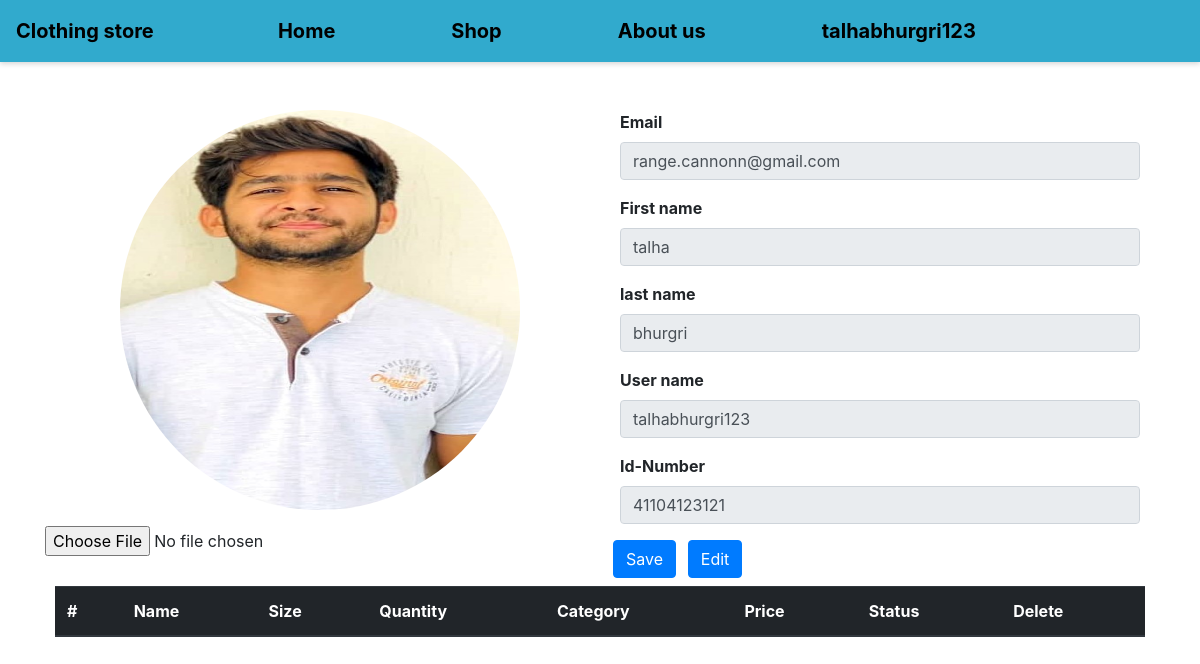
Screenshot of /profile/3 (signed in) with the database file from the repository.
### clothingstore/models.py (models this page shows, shortened)
class Customer(models.Model):
    user = models.OneToOneField(User, on_delete=models.CASCADE)
    address = models.TextField(null=True, blank=True)
    phonenumber = models.CharField(max_length=14)
    first_name = models.CharField(max_length=30, null=False, blank=False, default="None") # noqa
    last_name = models.CharField(max_length=30, null=False,  blank=False, default="None") # noqa
    date_created = models.DateTimeField(auto_now_add=True)
    profilepic = models.ImageField(null=True, blank=True, default="user.png", upload_to="user/images") # noqa
    id_number = models.CharField(max_length=20, blank=False, null=False, default= "None") # noqa

### clothingstore/decorators.py (the view)
        def wrapper(request, *args , **kwargs):
            group = None
            print('Checking Group ---- if it exists')
            print(request.user.groups.exists())
            if request.user.groups.exists():
                group = request.user.groups.all()[0].name
                print(group)
            if group in allowed_roles:
                return view_func(request , *args, **kwargs)
            else:
                print('it is working')
                return  redirect('dashboard')

### clothingstore/forms.py
class CustomerForm(ModelForm):
    class Meta:
        model = Customer
        exclude = ['user','address']
    first_name = forms.CharField(widget=forms.TextInput(attrs={"class":"form-control col-md-6", "placeholder":"First Name", "id":"firstname" ,"name":"firstname"}))
    last_name = forms.EmailField(widget=forms.TextInput(attrs={"class":"form-control col-md-6", "placeholder":"Last Name", "id":"lastname" ,"name":"lastname"}))
    id_number = forms.CharField(widget=forms.PasswordInput(attrs={"class":"form-control col-md-6", "placeholder":"Id Number", "id":"idnumber" ,"name":"idnumber"}))

### clothingstore/views.py (called while the page is built, shortened)
@login_required(login_url='login')
@allowed_users(allowed_roles=['customer'])
def CustomerProfile(request, pk):
    form = CustomerForm()
    user = Customer.objects.get(id=(pk-1))
    orders = Order.objects.all()
    print(user.profilepic.url)
    context = {'form': form, 'user': user, 'orders': orders}
    return render(request, 'clothingstore/customer.html', context)

### clothingstore/templates/clothingstore/customer.html (shortened to what this page needs)
{%extends 'clothingstore/index.html'%}
{%load static %}
{%block head%}
<link rel="stylesheet" href="{%static 'css/home.css'%}">{%endblock%}
{%block content%}
{%include 'clothingstore/navbar.html'%}
<form method='' action="{%url 'customerProfile' request.user.id %}" enctype="multipart/form-data">
  <div class="container">
    <div class="form-row my-5">
      <div class="col-lg-6 col-
      June 13, 2022 - 10:09:33
      Django version 4.0.4, using settings 'ecommerce.settings'
      Starting development server at http://127.0.0.1:8000/
      Quit the server with CONTROL-C.
      Checking Group ---- if it existsmd-6 col-sm-12">
        <div class="form-group col-md-12 d-flex  justify-content-center ">
       {%if user.profilepic.url %}
          <img src={{user.profilepic.url}} width="400px" height="400px" id='preview' name='image' class="rounded-circle" >
        {%endif%}
        </div>
        <input type="file" id="profileimage" name="image" class="text-center" />
      </div>
      <div class="col-lg-6 col-md-6 col-sm-12">
        <div class="form-group col-md-12">
          <label for="email">Email</label>
          <input type="email" class="form-control" id="email" placeholder="Email" value="{{user.user.email}}"
            disabled>
        </div>
        <div class="form-group col-md-12">
          <label for="firstname">First name</label>
          <input type="text" class="form-control" id="firstname" name='firstname' placeholder="first name"
            value="{{user.first_name}}" disabled>
        </div>
        <div class="form-group col-md-12">
          <label for="username">last name</label>
          <input type="text" class="form-control" id="lastname" placeholder="lastname" value="{{user.last_name}}"
            disabled>
        </div>
        <div class="form-group col-md-12">
          <label for="username">User name</label>
          <input type="text" class="form-control" id="username" placeholder="Username"
            value="{{user.user.username}}" disabled>
        </div>
        <div class="form-group col-md-12">
          <label for="idnumber">Id-Number</label>
          <input type="idnumber" class="form-control" id="idnumber" placeholder="idnumber"
            value="{{user.id_number}}" disabled>
        </div>
        <button type="button" class="btn btn-primary mx-2" id="save">Save</button>
        <button type="button" class="btn btn-primary " id="edit">Edit</button>
</form>
<div class="container mt-2">
  <table class="table">
    <thead class="thead-dark">
      <tr>
        <th scope="col">#</th>
        <th scope="col">Name</th>
        <th scope="col">Size</th>
        <th scope="col">Quantity</th>
        <th scope="col">Category</th>
        <th scope="col">Price</th>
        <th scope="col">Status</th>
        <th scope="col">Delete</th>
      </tr>
    </thead>
  </table>
</div>
{%endblock%}

### clothingstore/templates/clothingstore/navbar.html (shortened to what this page needs)
{%load static%}
<header>
    <nav class="navbar  navbar-expand-lg  ">
        <a class="navbar-brand" href="#">Clothing store</a>
        <div class="collapse navbar-collapse" id="navbarSupportedContent">
            <ul class="navbar-nav mr-auto">
                <li class="nav-item ">
                    <a class="nav-link" href="{%url 'home'%}">Home <span class="sr-only">(current)</span></a>
                </li>
                <li class="nav-item">
                    <a class="nav-link" href="{%url 'products'%}">Shop</a>
                </li>
                <li class="nav-item">
                    <a class="nav-link" href="#">About us</a>
                </li>
                <li class="nav-item">
                    <a class="nav-link" href="{%url 'customerProfile' request.user.id%}">{{request.user.username}}</a>
                </li>
        </div>
    </nav>
</header>

### static/css/home.css (style rules this page uses)
body, html { margin: 0; padding: 0; font-weight: bold; width: 100%; height: 100%; overflow-x: hidden; }
.navbar a { color: #000000; }
.navbar { background-color: #31AACD; font-size : 20px; box-shadow: 0 2px 5px 0 rgba(0,0,0,0.16); }
.navbar .navbar-nav { margin: 0 auto; }
.nav-item .nav-link { margin-right : 100px; }

### rows the page displays
Customer: profilepic (picture), user.email "range.cannonn@gmail.com", firstname "talha", last_name "bhurgri", user.username "talhabhurgri123", id_number "41104123121"

### other values shown
{{ request.user.username }} "talhabhurgri123"
